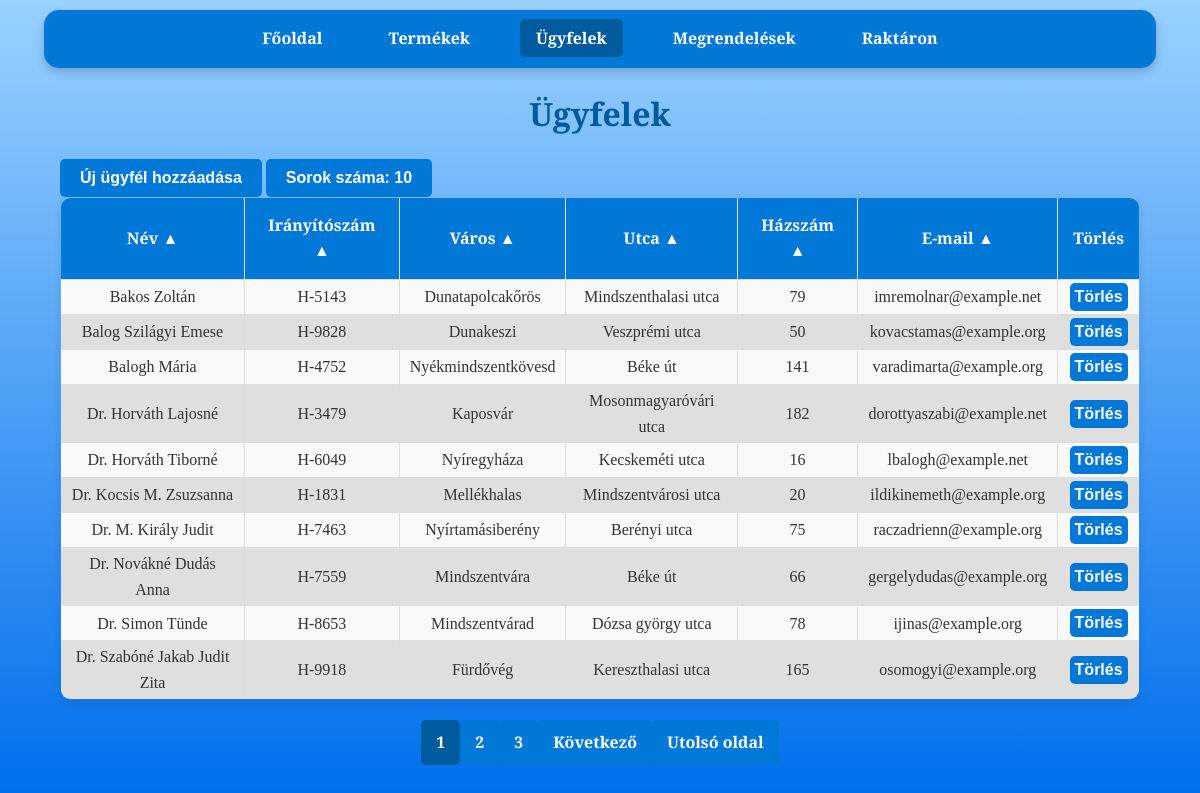
/customers, run on an earlier commit of the app's database.
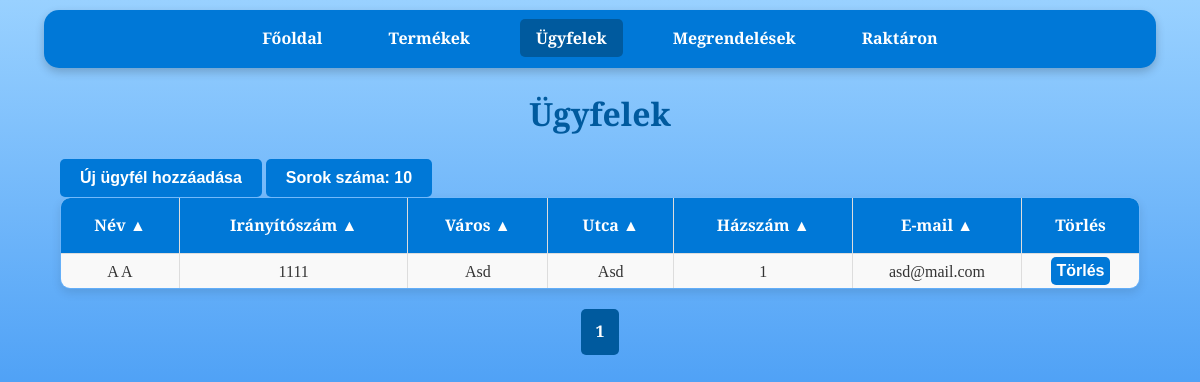
And on a later commit of the database.
### tables this page shows
CREATE TABLE customers (
                    id INTEGER PRIMARY KEY,
                    nev TEXT NOT NULL,
                    iranyitoszam TEXT NOT NULL,
                    varos TEXT NOT NULL,
                    utca TEXT NOT NULL,
                    hazszam TEXT NOT NULL,
                    email TEXT NOT NULL UNIQUE);

### raktar_program-master/app.py (the view)
@app.route('/customers', methods=['GET'])
def customers():
    per_page = int(request.args.get('per_page', 10))  # Egy oldalon megjelenő elemek száma
    page = int(request.args.get('page', 1))  # Az aktuális oldal lekérése (alapértelmezett: 1)
    offset = (page - 1) * per_page  # Az eltolás számítása
    order_by = str(request.args.get('order_by', 'nev'))
    desc = request.args.get('desc', 'false').lower() in ('true', '1')
    valid_columns = {'nev', 'iranyitoszam', 'varos', 'utca', 'hazszam', 'email'}
    if order_by not in valid_columns:
        raise ValueError("Invalid column name for ordering.") #Elkerüljük az SQL injection-t
    if desc:
        descending = 'DESC'
    if not desc:
        descending = ''
    conn = get_db_connection()
    customers = conn.execute(
        f'SELECT * FROM customers ORDER BY {order_by} {descending} LIMIT ? OFFSET ?', (per_page, offset)
    ).fetchall()
    total_customers = conn.execute('SELECT COUNT(*) FROM customers').fetchone()[0]
    conn.close()
    total_pages = (total_customers + per_page - 1) // per_page  # Összes oldal száma
    start_page = max(1, page - 2)  # Az aktuális oldalhoz képest 2-vel hátrébb
    end_page = min(total_pages, page + 2)  # Az aktuális oldalhoz képest 2-vel előrébb
    query_params = {
        'page': page,
        'per_page': per_page,
        'order_by': order_by,
        'desc': desc
    }
    columns = [
        {"name": "nev", "label": "Név"},
        {"name": "iranyitoszam", "label": "Irányítószám"},
        {"name": "varos", "label": "Város"},
        {"name": "utca", "label": "Utca"},
        {"name": "hazszam", "label": "Házszám"},
        {"name": "email", "label": "E-mail"}
    ]
    return render_template(
        'customers.html',
        customers=customers,
        page=page,
        order_by=order_by,
        desc=desc,
        total_pages=total_pages,
        start_page=start_page,
        end_page=end_page,
        query_params=query_params,
        columns=columns
    )

### raktar_program-master/app.py (called while the page is built)
def get_db_connection():
    conn = sqlite3.connect('database.db')
    conn.row_factory = sqlite3.Row
    return conn

### raktar_program-master/templates/customers.html (shortened to what this page needs)
<!DOCTYPE html>
<html lang="hu">
<head>
    <link rel="stylesheet" href="{{ url_for('static', filename='css/style.css') }}">
</head>
<body>
    <nav>
        <a href="{{ url_for('index') }}">Főoldal</a>
        <a href="{{ url_for('products') }}">Termékek</a>
        <a class="disabled">Ügyfelek</a>
        <a href="{{ url_for('orders') }}">Megrendelések</a>
        <a href="{{ url_for('stock') }}">Raktáron</a>
    </nav>
    <h1>Ügyfelek</h1>
    <div class="container">
        <a href="{{ url_for('add_customer') }}" class="button-wrapper">
            <button>Új ügyfél hozzáadása</button>
        </a>
        <div class="dropdown">
            <button class="dropbtn">Sorok száma: {{ query_params['per_page'] }}</button>
        </div>
        <table>
            <thead>
                <tr>
                    {% for column in columns %}
                    <th>
                        <a href="{{ url_for('customers', **dict(query_params, order_by=column.name, desc=0 if query_params['order_by'] == column.name and query_params['desc'] else 1)) }}">
                            {{ column.label }} {{ '▼' if query_params['order_by'] == column.name and query_params['desc'] else '▲' }}
                        </a>
                    </th>
                    {% endfor %}
                    <th>Törlés</th>
                </tr>
            </thead>
            <tbody>
                {% for customer in customers %}
                <tr>
                    <td>{{ customer.nev }}</td>
                    <td>{{ customer.iranyitoszam }}</td>
                    <td>{{ customer.varos }}</td>
                    <td>{{ customer.utca }}</td>
                    <td>{{ customer.hazszam }}</td>
                    <td>{{ customer.email }}</td>
                    <td>
                        <form action="{{ url_for('delete_customer', email=customer.email) }}" method="post">
                            <button type="submit">Törlés</button>
                        </form>
                    </td>
                </tr>
                {% endfor %}
            </tbody>
        </table>
    </div>
    <div class="pagination">
        {% for p in range(start_page, end_page + 1) %}
        <a href="{{ url_for('customers', **dict(query_params, page=p)) }}" class="{% if p == page %}active{% endif %}">{{ p }}</a>
        {% endfor %}
        {% if page < total_pages %}
        <a href="{{ url_for('customers', **dict(query_params, page=page+1)) }}">Következő</a>
        <a href="{{ url_for('customers', **dict(query_params, page=total_pages)) }}">Utolsó oldal</a>
        {% endif %}
    </div>
</body>
</html>

What changed in the data, as far as the page shows it:
removed customers: nev "Bakos Zoltán", iranyitoszam "H-5143", varos "Dunatapolcakőrös", utca "Mindszenthalasi utca", hazszam "79", email "imremolnar@example.net"
removed customers: nev "Balog Szilágyi Emese", iranyitoszam "H-9828", varos "Dunakeszi", utca "Veszprémi utca", hazszam "50", email "kovacstamas@example.org"
removed customers: nev "Balogh Mária", iranyitoszam "H-4752", varos "Nyékmindszentkövesd", utca "Béke út", hazszam "141", email "varadimarta@example.org"
removed customers: nev "Dr. Horváth Lajosné", iranyitoszam "H-3479", varos "Kaposvár", utca "Mosonmagyaróvári utca", hazszam "182", email "dorottyaszabi@example.net"
removed customers: nev "Dr. Horváth Tiborné", iranyitoszam "H-6049", varos "Nyíregyháza", utca "Kecskeméti utca", hazszam "16", email "lbalogh@example.net"
removed customers: nev "Dr. Kocsis M. Zsuzsanna", iranyitoszam "H-1831", varos "Mellékhalas", utca "Mindszentvárosi utca", hazszam "20", email "ildikinemeth@example.org"
removed customers: nev "Dr. M. Király Judit", iranyitoszam "H-7463", varos "Nyírtamásiberény", utca "Berényi utca", hazszam "75", email "raczadrienn@example.org"
removed customers: nev "Dr. Novákné Dudás Anna", iranyitoszam "H-7559", varos "Mindszentvára", utca "Béke út", hazszam "66", email "gergelydudas@example.org"
removed customers: nev "Dr. Simon Tünde", iranyitoszam "H-8653", varos "Mindszentvárad", utca "Dózsa györgy utca", hazszam "78", email "ijinas@example.org"
removed customers: nev "Dr. Szabóné Jakab Judit Zita", iranyitoszam "H-9918", varos "Fürdővég", utca "Kereszthalasi utca", hazszam "165", email "osomogyi@example.org"
added customers: nev "A A", iranyitoszam "1111", varos "Asd", utca "Asd", hazszam "1", email "asd@mail.com"
Also different on the page:
list line gone: "2"
list line gone: "3"
text no longer shown: "Következő Utolsó oldal"
